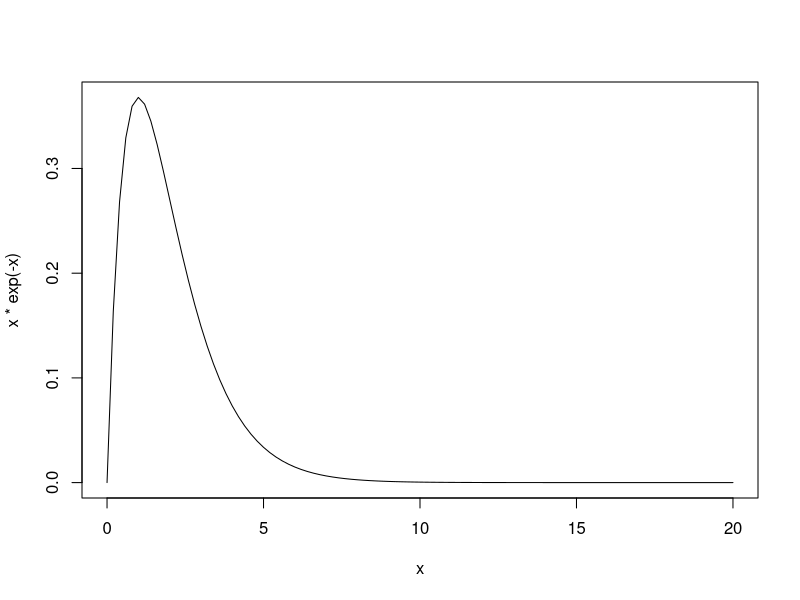

Recreate this plot in R.
## ---- chunk 1
knitr::opts_chunk$set(echo = TRUE)
## ---- chunk 2
# x <- seq(from=0,to=20,by=0.01)
# y <- x*exp(-x)
# plot(y)
x <- seq(from=0,to=20,by=0.01)
curve(x*exp(-x),0,20)
## ---- chunk 3
m <- c(2.16, 0.74, 1.87, 3.03, 3.11, 2.74, 1.23, 3.64, 1.57, 2.12)
beta <- 0.5
C_g <- beta / gamma(2)
set.seed(1234)
rejectAlgo <- function(n) {
  numn <- numeric(n)
  i <- 0
  while (i < n) {
    x <- rgamma(1, shape = 2, rate = 0.5)
    ratio <- exp(-0.5*sum((x-m)^2))/x
    if (runif(1) < ratio) {
      numn[i+1] <- x
      i <- i + 1
    }
  }
  return(numn)
}
## ---- chunk 4
n <- 1000
X <- rejectAlgo(n)
I <- mean(X)
I
se <- sd(x) / sqrt(n)
se
